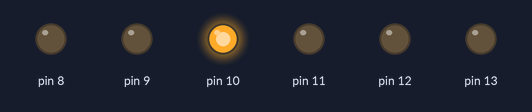
Bench run of a sketch on a simulated Arduino Uno, built with avr-gcc and run on an emulated ATmega328P. Shown: output pins drawn as LEDs (lit = HIGH). Random numbers use the default seed unless the sketch sets one.

Above: at 0.15 s.
At 8.95 s:
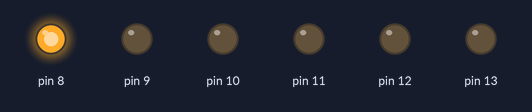
At 20.15 s:
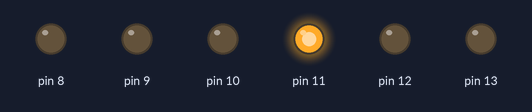
At 24.95 s:
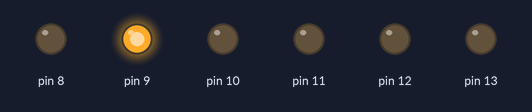
At 29.75 s:
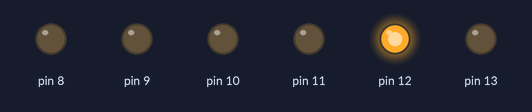
At 39.6 s:
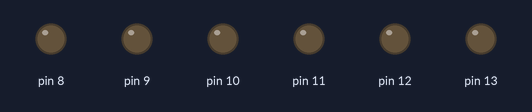
Timing chart, 0 to 40.0 s (numbered marks = the images above):
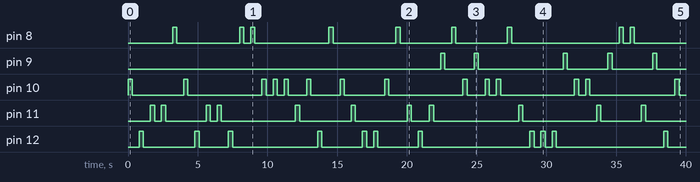

The sketch:

LedsRandom.ino
```cpp
int led = 0;

void setup() {

  pinMode(13, OUTPUT);
  pinMode(12, OUTPUT);
  pinMode(11, OUTPUT);
  pinMode(10, OUTPUT);
  pinMode(9, OUTPUT);
  pinMode(8, OUTPUT);
}


void loop() {

  led = random(8, 13);
  digitalWrite(led, HIGH);
  delay(300);
  digitalWrite(led, LOW);
  delay(500);

}
```

Measured:
- by itself, pin 8: LOW → HIGH at 3.2 s, → LOW 0.30 s later, → HIGH 4.5 s later, → LOW 0.30 s later, … (18 changes in this stretch)
- by itself, pin 9: LOW → HIGH at 22.4 s, → LOW 0.30 s later, → HIGH 2.1 s later, → LOW 0.30 s later, … (10 changes in this stretch)
- by itself, pin 10: LOW → HIGH at 0.00 s, → LOW 0.30 s later, → HIGH 3.7 s later, → LOW 0.30 s later, … (28 changes in this stretch)
- by itself, pin 11: LOW → HIGH at 1.6 s, → LOW 0.30 s later, → HIGH 0.50 s later, → LOW 0.30 s later, … (22 changes in this stretch)
- by itself, pin 12: LOW → HIGH at 0.80 s, → LOW 0.30 s later, → HIGH 3.7 s later, → LOW 0.30 s later, … (22 changes in this stretch)
